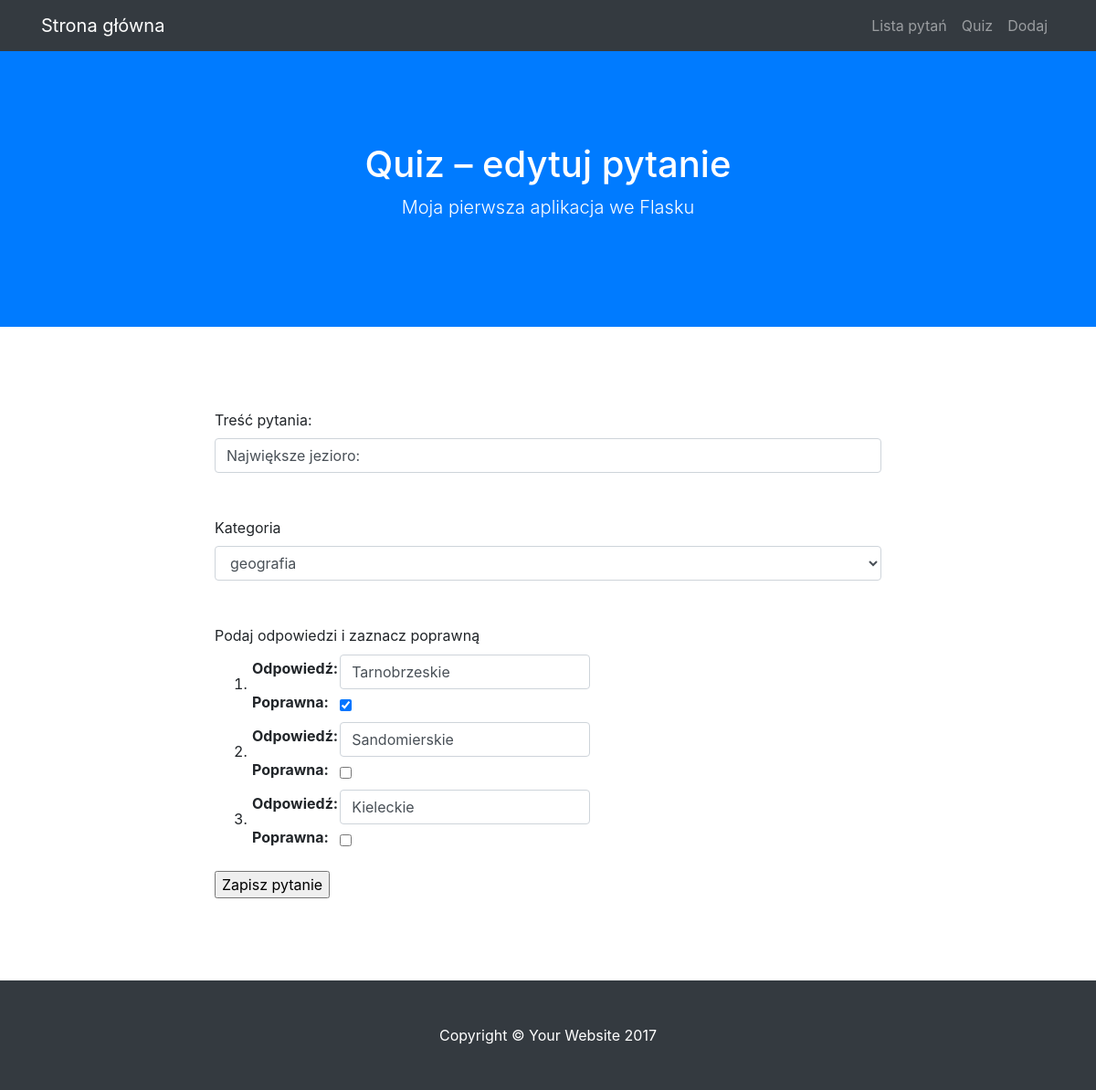
/edytuj/5, run on an earlier commit of the app's database.
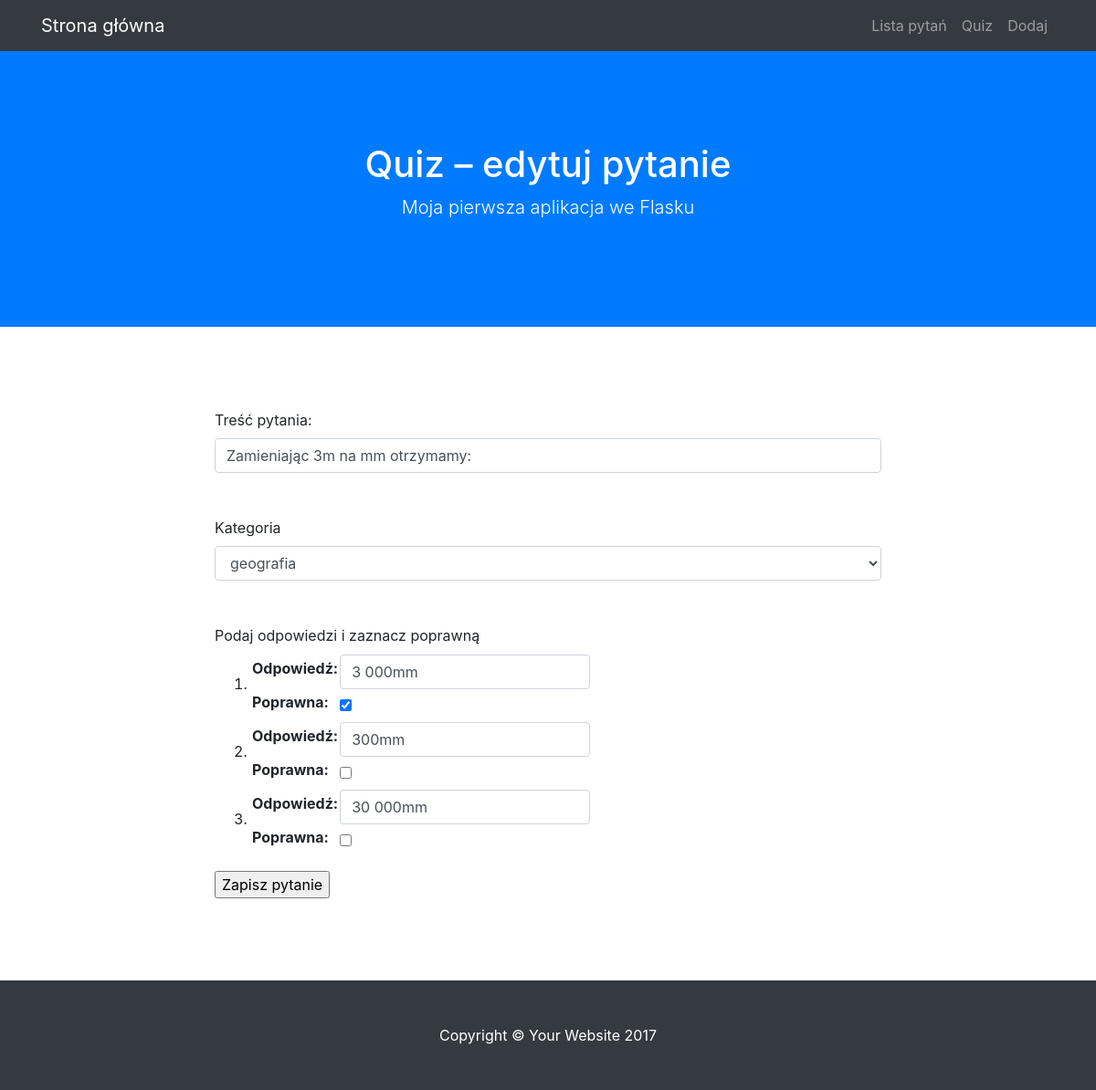
And on a later commit of the database.
### modele.py (models this page shows)
class BazaModel(Model):
    class Meta:
        database = baza

class Pytanie(BazaModel):
    pytanie = CharField(null=False)
    kategoria = ForeignKeyField(Kategoria, related_name='pytania')

### views.py (the view, shortened to what this page needs)
@app.route("/edytuj/<int:pid>", methods=['GET', 'POST'])
def edytuj(pid):
    p = get_or_404(pid)
    form = PytanieForm(obj=p)
    form.kategoria.choices = [(k.id, k.kategoria) for k in Kategoria.select()]
    form.kategoria.data = p.kategoria.id
    odpowiedzi = []
    for o in Odpowiedz.select().where(Odpowiedz.pytanie == p.id).dicts():
        odpowiedzi.append(o)
    print(odpowiedzi)
    return render_template("edytuj.html", form=form)

### forms.py
class PytanieForm(FlaskForm):
    pytanie = StringField('Treść pytania:',
                             validators=[Required(message=blad1)],
                             render_kw={'class':'form-control'})
    kategoria = SelectField('Kategoria', coerce=int)
    odpowiedzi = FieldList(FormField(OdpForm), min_entries=3)

class OdpForm(FlaskForm):
    id = HiddenField("Odpowiedz id")
    pytanie = HiddenField("Pytanie id")
    odpowiedz = StringField('Odpowiedź:',
                             validators=[Required(message=blad1)],
                             render_kw={'class':'form-control'})
    odpok = BooleanField('Poprawna:')

### quiz.py (called while the page is built)
@app.before_request
def before_request():
    g.db = baza
    g.db.connect()

@app.after_request
def after_request(response):
    g.db.close()
    return response

### views.py (called while the page is built)
def get_or_404(pid):
    try:
        p = Pytanie.get_by_id(pid)
        return p
    except Pytanie.DoesNotExist:
        abort(404)

### templates/edytuj.html (shortened to what this page needs)
{% extends "szablon.html" %}
{% block h1 %}Quiz – edytuj pytanie{% endblock %}
{% block tresc %}
    {% include "pytanie_form.html" %}
{% endblock %}

### templates/pytanie_form.html (shortened to what this page needs)
<form method="POST">
    {{ form.pytanie.label }}<br>
    {{ form.pytanie }}<br>
    <br>
    {{ form.kategoria.label }}<br>
    {{ form.kategoria(class="form-control") }}<br>
    <br>
    <label>Podaj odpowiedzi i zaznacz poprawną</label><br>
    <ol>
    {% for o in form.odpowiedzi %}
        <li>{{ o }}</li>
    {% endfor %}
    </ol>
    <input type="submit" value="Zapisz pytanie">
</form>

What changed in the data, as far as the page shows it:
changed Pytanie "geografia": pytanie "Największe jezioro:" → "Zamieniając 3m na mm otrzymamy:"
Also different on the page:
form field o: "Tarnobrzeskie" → "3 000mm"
form field o: "Sandomierskie" → "300mm"
form field o: "Kieleckie" → "30 000mm"
